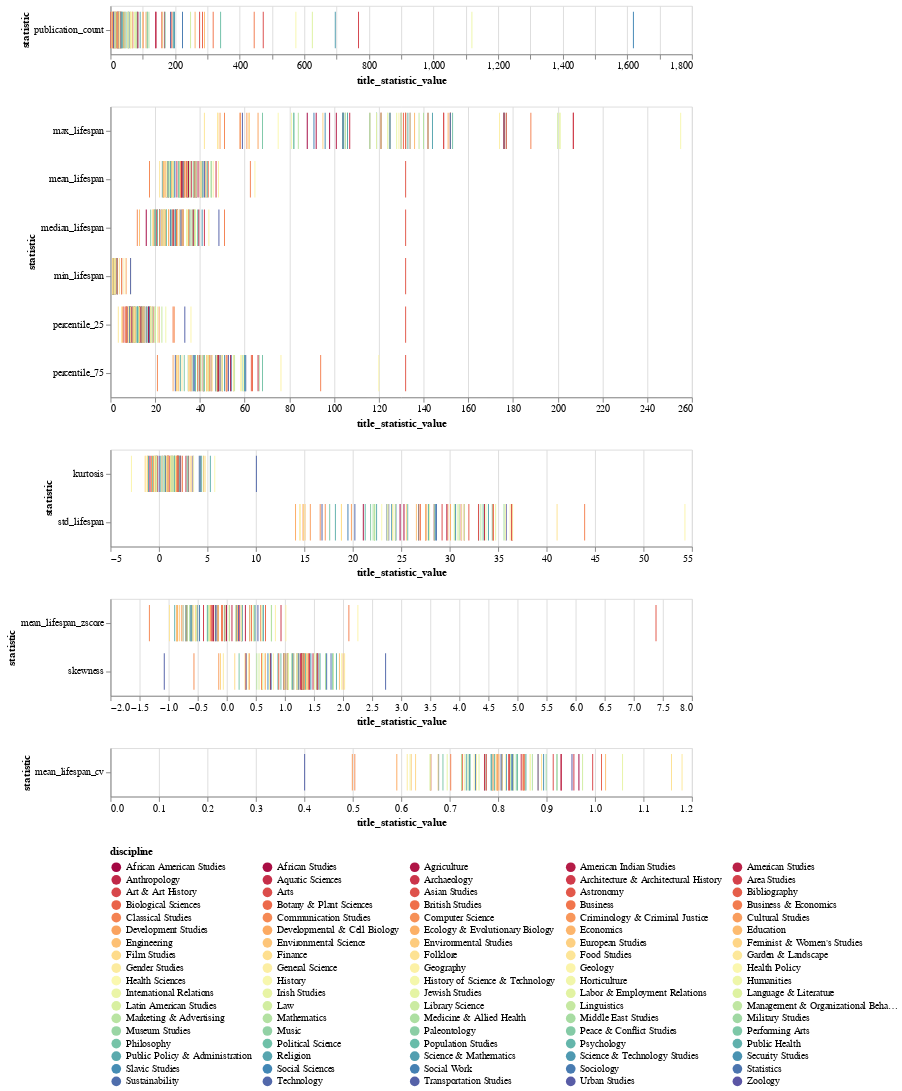

Notebook code for this chart:
### Code cell
melted_title_discipline_stats = pd.melt(title_discipline_stats, id_vars=['discipline',], value_vars=['mean_lifespan', 'median_lifespan', 'std_lifespan', 'min_lifespan', 'max_lifespan', 'percentile_25', 'percentile_75', 'skewness', 'kurtosis', 'publication_count', 'mean_lifespan_zscore', 'mean_lifespan_cv'], var_name='statistic', value_name='title_statistic_value')

title_grouped_columns = group_columns_by_data_type(title_discipline_stats)

title_strip_plot = create_statistic_striplot(melted_title_discipline_stats, title_grouped_columns, 'title_statistic_value', 'discipline')
title_strip_plot

### Figure 1 — Vega-Lite specification as saved in the notebook (floating-point values rounded to 4 significant figures; data arrays with more than 128 entries replaced by an {"elided": "..."} marker saying what was removed)
{"$schema": "https://vega.github.io/schema/vega-lite/v5.6.1.json", "config": {"legend": {"columns": 5, "orient": "bottom", "symbolLimit": 1000}, "view": {"continuousHeight": 300, "continuousWidth": 300}}, "datasets": {"data-66897f7c37c71ac35b4de6d012b1be27": [{"discipline": "Garden & Landscape", "statistic": "publication_count", "title_statistic_value": 11}, {"discipline": "Folklore", "statistic": "publication_count", "title_statistic_value": 31}, {"discipline": "Irish Studies", "statistic": "publication_count", "title_statistic_value": 64}, {"discipline": "Engineering", "statistic": "publication_count", "title_statistic_value": 23}, {"discipline": "Bibliography", "statistic": "publication_count", "title_statistic_value": 33}, {"discipline": "Art & Art History", "statistic": "publication_count", "title_statistic_value": 276}, {"discipline": "Law", "statistic": "publication_count", "title_statistic_value": 248}, {"discipline": "African American Studies", "statistic": "publication_count", "title_statistic_value": 31}, {"discipline": "Architecture & Architectural History", "statistic": "publication_count", "title_statistic_value": 69}, {"discipline": "Zoology", "statistic": "publication_count", "title_statistic_value": 83}, {"discipline": "American Studies", "statistic": "publication_count", "title_statistic_value": 140}, {"discipline": "Anthropology", "statistic": "publication_count", "title_statistic_value": 141}, {"discipline": "Library Science", "statistic": "publication_count", "title_statistic_value": 27}, {"discipline": "Peace & Conflict Studies", "statistic": "publication_count", "title_statistic_value": 114}, {"discipline": "Arts", "statistic": "publication_count", "title_statistic_value": 473}, {"discipline": "Military Studies", "statistic": "publication_count", "title_statistic_value": 38}, {"discipline": "Security Studies", "statistic": "publication_count", "title_statistic_value": 198}, {"discipline": "Finance", "statistic": "publication_count", "title_statistic_value": 55}, {"discipline": "Environmental Science", "statistic": "publication_count", "title_statistic_value": 62}, {"discipline": "Urban Studies", "statistic": "publication_count", "title_statistic_value": 24}, {"discipline": "Mathematics", "statistic": "publication_count", "title_statistic_value": 119}, {"discipline": "International Relations", "statistic": "publication_count", "title_statistic_value": 161}, {"discipline": "History", "statistic": "publication_count", "title_statistic_value": 574}, {"discipline": "Science & Mathematics", "statistic": "publication_count", "title_statistic_value": 696}, {"discipline": "Museum Studies", "statistic": "publication_count", "title_statistic_value": 18}, {"discipline": "Biological Sciences", "statistic": "publication_count", "title_statistic_value": 285}, {"discipline": "Communication Studies", "statistic": "publication_count", "title_statistic_value": 13}, {"discipline": "British Studies", "statistic": "publication_count", "title_statistic_value": 16}, {"discipline": "Aquatic Sciences", "statistic": "publication_count", "title_statistic_value": 26}, {"discipline": "Geology", "statistic": "publication_count", "title_statistic_value": 5}, {"discipline": "Political Science", "statistic": "publication_count", "title_statistic_value": 341}, {"discipline": "Paleontology", "statistic": "publication_count", "title_statistic_value": 14}, {"discipline": "Medicine & Allied Health", "statistic": "publication_count", "title_statistic_value": 194}, {"discipline": "Language & Literature", "statistic": "publication_count", "title_statistic_value": 625}, {"discipline": "Sustainability", "statistic": "publication_count", "title_statistic_value": 186}, {"discipline": "Social Sciences", "statistic": "publication_count", "title_statistic_value": 1619}, {"discipline": "Middle East Studies", "statistic": "publication_count", "title_statistic_value": 83}, {"discipline": "Humanities", "statistic": "publication_count", "title_statistic_value": 1119}, {"discipline": "Area Studies", "statistic": "publication_count", "title_statistic_value": 768}, {"discipline": "Asian Studies", "statistic": "publication_count", "title_statistic_value": 190}, {"discipline": "Slavic Studies", "statistic": "publication_count", "title_statistic_value": 33}, {"discipline": "Health Sciences", "statistic": "publication_count", "title_statistic_value": 99}, {"discipline": "Psychology", "statistic": "publication_count", "title_statistic_value": 48}, {"discipline": "Ecology & Evolutionary Biology", "statistic": "publication_count", "title_statistic_value": 110}, {"discipline": "Technology", "statistic": "publication_count", "title_statistic_value": 24}, {"discipline": "Development Studies", "statistic": "publication_count", "title_statistic_value": 40}, {"discipline": "Business", "statistic": "publication_count", "title_statistic_value": 318}, {"discipline": "Economics", "statistic": "publication_count", "title_statistic_value": 262}, {"discipline": "Education", "statistic": "publication_count", "title_statistic_value": 291}, {"discipline": "Management & Organizational Behavior", "statistic": "publication_count", "title_statistic_value": 60}, {"discipline": "Population Studies", "statistic": "publication_count", "title_statistic_value": 44}, {"discipline": "Business & Economics", "statistic": "publication_count", "title_statistic_value": 445}, {"discipline": "Botany & Plant Sciences", "statistic": "publication_count", "title_statistic_value": 159}, {"discipline": "General Science", "statistic": "publication_count", "title_statistic_value": 67}, {"discipline": "Religion", "statistic": "publication_count", "title_statistic_value": 196}, {"discipline": "Public Health", "statistic": "publication_count", "title_statistic_value": 92}, {"discipline": "American Indian Studies", "statistic": "publication_count", "title_statistic_value": 10}, {"discipline": "European Studies", "statistic": "publication_count", "title_statistic_value": 23}, {"discipline": "Statistics", "statistic": "publication_count", "title_statistic_value": 57}, {"discipline": "Archaeology", "statistic": "publication_count", "title_statistic_value": 167}, {"discipline": "Labor & Employment Relations", "statistic": "publication_count", "title_statistic_value": 34}, {"discipline": "Geography", "statistic": "publication_count", "title_statistic_value": 53}, {"discipline": "Sociology", "statistic": "publication_count", "title_statistic_value": 223}, {"discipline": "Health Policy", "statistic": "publication_count", "title_statistic_value": 63}, {"discipline": "Philosophy", "statistic": "publication_count", "title_statistic_value": 169}, {"discipline": "Music", "statistic": "publication_count", "title_statistic_value": 114}, {"discipline": "Science & Technology Studies", "statistic": "publication_count", "title_statistic_value": 29}, {"discipline": "Linguistics", "statistic": "publication_count", "title_statistic_value": 80}, {"discipline": "Public Policy & Administration", "statistic": "publication_count", "title_statistic_value": 55}, {"discipline": "History of Science & Technology", "statistic": "publication_count", "title_statistic_value": 55}, {"discipline": "Criminology & Criminal Justice", "statistic": "publication_count", "title_statistic_value": 21}, {"discipline": "African Studies", "statistic": "publication_count", "title_statistic_value": 85}, {"discipline": "Marketing & Advertising", "statistic": "publication_count", "title_statistic_value": 16}, {"discipline": "Classical Studies", "statistic": "publication_count", "title_statistic_value": 101}, {"discipline": "Jewish Studies", "statistic": "publication_count", "title_statistic_value": 75}, {"discipline": "Performing Arts", "statistic": "publication_count", "title_statistic_value": 38}, {"discipline": "Social Work", "statistic": "publication_count", "title_statistic_value": 35}, {"discipline": "Film Studies", "statistic": "publication_count", "title_statistic_value": 28}, {"discipline": "Agriculture", "statistic": "publication_count", "title_statistic_value": 21}, {"discipline": "Food Studies", "statistic": "publication_count", "title_statistic_value": 5}, {"discipline": "Latin American Studies", "statistic": "publication_count", "title_statistic_value": 77}, {"discipline": "Feminist & Women's Studies", "statistic": "publication_count", "title_statistic_value": 45}, {"discipline": "Environmental Studies", "statistic": "publication_count", "title_statistic_value": 23}, {"discipline": "Horticulture", "statistic": "publication_count", "title_statistic_value": 12}, {"discipline": "Gender Studies", "statistic": "publication_count", "title_statistic_value": 29}, {"discipline": "Developmental & Cell Biology", "statistic": "publication_count", "title_statistic_value": 7}, {"discipline": "Computer Science", "statistic": "publication_count", "title_statistic_value": 7}, {"discipline": "Cultural Studies", "statistic": "publication_count", "title_statistic_value": 20}, {"discipline": "Transportation Studies", "statistic": "publication_count", "title_statistic_value": 10}, {"discipline": "Astronomy", "statistic": "publication_count", "title_statistic_value": 1}], "data-8e4624428aa086076bd0a647d88f64a9": {"elided": "540 records"}, "data-bbf080315bc3225519224603a898f919": {"elided": "180 records"}, "data-de386397a8112986782506eb8639288a": [{"discipline": "Garden & Landscape", "statistic": "mean_lifespan_cv", "title_statistic_value": 1.18}, {"discipline": "Folklore", "statistic": "mean_lifespan_cv", "title_statistic_value": 1.158}, {"discipline": "Irish Studies", "statistic": "mean_lifespan_cv", "title_statistic_value": 1.057}, {"discipline": "Engineering", "statistic": "mean_lifespan_cv", "title_statistic_value": 1.022}, {"discipline": "Bibliography", "statistic": "mean_lifespan_cv", "title_statistic_value": 1.014}, {"discipline": "Art & Art History", "statistic": "mean_lifespan_cv", "title_statistic_value": 0.9953}, {"discipline": "Law", "statistic": "mean_lifespan_cv", "title_statistic_value": 0.9745}, {"discipline": "African American Studies", "statistic": "mean_lifespan_cv", "title_statistic_value": 0.9669}, {"discipline": "Architecture & Architectural History", "statistic": "mean_lifespan_cv", "title_statistic_value": 0.9565}, {"discipline": "Zoology", "statistic": "mean_lifespan_cv", "title_statistic_value": 0.9526}, {"discipline": "American Studies", "statistic": "mean_lifespan_cv", "title_statistic_value": 0.9305}, {"discipline": "Anthropology", "statistic": "mean_lifespan_cv", "title_statistic_value": 0.9299}, {"discipline": "Library Science", "statistic": "mean_lifespan_cv", "title_statistic_value": 0.9217}, {"discipline": "Peace & Conflict Studies", "statistic": "mean_lifespan_cv", "title_statistic_value": 0.9216}, {"discipline": "Arts", "statistic": "mean_lifespan_cv", "title_statistic_value": 0.9138}, {"discipline": "Military Studies", "statistic": "mean_lifespan_cv", "title_statistic_value": 0.8992}, {"discipline": "Security Studies", "statistic": "mean_lifespan_cv", "title_statistic_value": 0.894}, {"discipline": "Finance", "statistic": "mean_lifespan_cv", "title_statistic_value": 0.8899}, {"discipline": "Environmental Science", "statistic": "mean_lifespan_cv", "title_statistic_value": 0.8827}, {"discipline": "Urban Studies", "statistic": "mean_lifespan_cv", "title_statistic_value": 0.8825}, {"discipline": "Mathematics", "statistic": "mean_lifespan_cv", "title_statistic_value": 0.8708}, {"discipline": "International Relations", "statistic": "mean_lifespan_cv", "title_statistic_value": 0.8665}, {"discipline": "History", "statistic": "mean_lifespan_cv", "title_statistic_value": 0.8661}, {"discipline": "Science & Mathematics", "statistic": "mean_lifespan_cv", "title_statistic_value": 0.8574}, {"discipline": "Museum Studies", "statistic": "mean_lifespan_cv", "title_statistic_value": 0.8558}, {"discipline": "Biological Sciences", "statistic": "mean_lifespan_cv", "title_statistic_value": 0.854}, {"discipline": "Communication Studies", "statistic": "mean_lifespan_cv", "title_statistic_value": 0.8522}, {"discipline": "British Studies", "statistic": "mean_lifespan_cv", "title_statistic_value": 0.8515}, {"discipline": "Aquatic Sciences", "statistic": "mean_lifespan_cv", "title_statistic_value": 0.8477}, {"discipline": "Geology", "statistic": "mean_lifespan_cv", "title_statistic_value": 0.8403}, {"discipline": "Political Science", "statistic": "mean_lifespan_cv", "title_statistic_value": 0.8401}, {"discipline": "Paleontology", "statistic": "mean_lifespan_cv", "title_statistic_value": 0.8376}, {"discipline": "Medicine & Allied Health", "statistic": "mean_lifespan_cv", "title_statistic_value": 0.8321}, {"discipline": "Language & Literature", "statistic": "mean_lifespan_cv", "title_statistic_value": 0.831}, {"discipline": "Sustainability", "statistic": "mean_lifespan_cv", "title_statistic_value": 0.8301}, {"discipline": "Social Sciences", "statistic": "mean_lifespan_cv", "title_statistic_value": 0.8282}, {"discipline": "Middle East Studies", "statistic": "mean_lifespan_cv", "title_statistic_value": 0.8259}, {"discipline": "Humanities", "statistic": "mean_lifespan_cv", "title_statistic_value": 0.8245}, {"discipline": "Area Studies", "statistic": "mean_lifespan_cv", "title_statistic_value": 0.8234}, {"discipline": "Asian Studies", "statistic": "mean_lifespan_cv", "title_statistic_value": 0.8219}, {"discipline": "Slavic Studies", "statistic": "mean_lifespan_cv", "title_statistic_value": 0.8171}, {"discipline": "Health Sciences", "statistic": "mean_lifespan_cv", "title_statistic_value": 0.8151}, {"discipline": "Psychology", "statistic": "mean_lifespan_cv", "title_statistic_value": 0.8083}, {"discipline": "Ecology & Evolutionary Biology", "statistic": "mean_lifespan_cv", "title_statistic_value": 0.8082}, {"discipline": "Technology", "statistic": "mean_lifespan_cv", "title_statistic_value": 0.8062}, {"discipline": "Development Studies", "statistic": "mean_lifespan_cv", "title_statistic_value": 0.8018}, {"discipline": "Business", "statistic": "mean_lifespan_cv", "title_statistic_value": 0.7989}, {"discipline": "Economics", "statistic": "mean_lifespan_cv", "title_statistic_value": 0.7984}, {"discipline": "Education", "statistic": "mean_lifespan_cv", "title_statistic_value": 0.7962}, {"discipline": "Management & Organizational Behavior", "statistic": "mean_lifespan_cv", "title_statistic_value": 0.7932}, {"discipline": "Population Studies", "statistic": "mean_lifespan_cv", "title_statistic_value": 0.7924}, {"discipline": "Business & Economics", "statistic": "mean_lifespan_cv", "title_statistic_value": 0.7893}, {"discipline": "Botany & Plant Sciences", "statistic": "mean_lifespan_cv", "title_statistic_value": 0.789}, {"discipline": "General Science", "statistic": "mean_lifespan_cv", "title_statistic_value": 0.789}, {"discipline": "Religion", "statistic": "mean_lifespan_cv", "title_statistic_value": 0.7869}, {"discipline": "Public Health", "statistic": "mean_lifespan_cv", "title_statistic_value": 0.7855}, {"discipline": "American Indian Studies", "statistic": "mean_lifespan_cv", "title_statistic_value": 0.7758}, {"discipline": "European Studies", "statistic": "mean_lifespan_cv", "title_statistic_value": 0.7748}, {"discipline": "Statistics", "statistic": "mean_lifespan_cv", "title_statistic_value": 0.7726}, {"discipline": "Archaeology", "statistic": "mean_lifespan_cv", "title_statistic_value": 0.7719}, {"discipline": "Labor & Employment Relations", "statistic": "mean_lifespan_cv", "title_statistic_value": 0.7607}, {"discipline": "Geography", "statistic": "mean_lifespan_cv", "title_statistic_value": 0.7555}, {"discipline": "Sociology", "statistic": "mean_lifespan_cv", "title_statistic_value": 0.7532}, {"discipline": "Health Policy", "statistic": "mean_lifespan_cv", "title_statistic_value": 0.7507}, {"discipline": "Philosophy", "statistic": "mean_lifespan_cv", "title_statistic_value": 0.7422}, {"discipline": "Music", "statistic": "mean_lifespan_cv", "title_statistic_value": 0.7412}, {"discipline": "Science & Technology Studies", "statistic": "mean_lifespan_cv", "title_statistic_value": 0.7405}, {"discipline": "Linguistics", "statistic": "mean_lifespan_cv", "title_statistic_value": 0.7378}, {"discipline": "Public Policy & Administration", "statistic": "mean_lifespan_cv", "title_statistic_value": 0.7344}, {"discipline": "History of Science & Technology", "statistic": "mean_lifespan_cv", "title_statistic_value": 0.7311}, {"discipline": "Criminology & Criminal Justice", "statistic": "mean_lifespan_cv", "title_statistic_value": 0.7268}, {"discipline": "African Studies", "statistic": "mean_lifespan_cv", "title_statistic_value": 0.725}, {"discipline": "Marketing & Advertising", "statistic": "mean_lifespan_cv", "title_statistic_value": 0.7246}, {"discipline": "Classical Studies", "statistic": "mean_lifespan_cv", "title_statistic_value": 0.7023}, {"discipline": "Jewish Studies", "statistic": "mean_lifespan_cv", "title_statistic_value": 0.695}, {"discipline": "Performing Arts", "statistic": "mean_lifespan_cv", "title_statistic_value": 0.6862}, {"discipline": "Social Work", "statistic": "mean_lifespan_cv", "title_statistic_value": 0.6773}, {"discipline": "Film Studies", "statistic": "mean_lifespan_cv", "title_statistic_value": 0.6762}, {"discipline": "Agriculture", "statistic": "mean_lifespan_cv", "title_statistic_value": 0.6611}, {"discipline": "Food Studies", "statistic": "mean_lifespan_cv", "title_statistic_value": 0.661}, {"discipline": "Latin American Studies", "statistic": "mean_lifespan_cv", "title_statistic_value": 0.6595}, {"discipline": "Feminist & Women's Studies", "statistic": "mean_lifespan_cv", "title_statistic_value": 0.6298}, {"discipline": "Environmental Studies", "statistic": "mean_lifespan_cv", "title_statistic_value": 0.6207}, {"discipline": "Horticulture", "statistic": "mean_lifespan_cv", "title_statistic_value": 0.6183}, {"discipline": "Gender Studies", "statistic": "mean_lifespan_cv", "title_statistic_value": 0.6125}, {"discipline": "Developmental & Cell Biology", "statistic": "mean_lifespan_cv", "title_statistic_value": 0.591}, {"discipline": "Computer Science", "statistic": "mean_lifespan_cv", "title_statistic_value": 0.5043}, {"discipline": "Cultural Studies", "statistic": "mean_lifespan_cv", "title_statistic_value": 0.4992}, {"discipline": "Transportation Studies", "statistic": "mean_lifespan_cv", "title_statistic_value": 0.4008}, {"discipline": "Astronomy", "statistic": "mean_lifespan_cv", "title_statistic_value": null}], "data-f66caaa8326069f5d131a35235fc6541": {"elided": "180 records"}}, "params": [{"bind": "legend", "name": "param_11", "select": {"fields": ["discipline"], "type": "point"}, "views": ["view_11"]}, {"bind": "legend", "name": "param_12", "select": {"fields": ["discipline"], "type": "point"}, "views": ["view_12"]}, {"bind": "legend", "name": "param_13", "select": {"fields": ["discipline"], "type": "point"}, "views": ["view_13"]}, {"bind": "legend", "name": "param_14", "select": {"fields": ["discipline"], "type": "point"}, "views": ["view_14"]}, {"bind": "legend", "name": "param_15", "select": {"fields": ["discipline"], "type": "point"}, "views": ["view_15"]}], "vconcat": [{"data": {"name": "data-66897f7c37c71ac35b4de6d012b1be27"}, "encoding": {"color": {"field": "discipline", "scale": {"scheme": "spectral"}, "type": "nominal"}, "opacity": {"condition": {"param": "param_11", "value": 1}, "value": 0.2}, "tooltip": [{"field": "discipline", "type": "nominal"}, {"field": "statistic", "type": "nominal"}, {"field": "title_statistic_value", "type": "quantitative"}], "x": {"field": "title_statistic_value", "type": "quantitative"}, "y": {"field": "statistic", "type": "nominal"}}, "height": 50, "mark": {"type": "tick"}, "name": "view_11", "width": 600}, {"data": {"name": "data-8e4624428aa086076bd0a647d88f64a9"}, "encoding": {"color": {"field": "discipline", "scale": {"scheme": "spectral"}, "type": "nominal"}, "opacity": {"condition": {"param": "param_12", "value": 1}, "value": 0.2}, "tooltip": [{"field": "discipline", "type": "nominal"}, {"field": "statistic", "type": "nominal"}, {"field": "title_statistic_value", "type": "quantitative"}], "x": {"field": "title_statistic_value", "type": "quantitative"}, "y": {"field": "statistic", "type": "nominal"}}, "height": 300, "mark": {"type": "tick"}, "name": "view_12", "width": 600}, {"data": {"name": "data-f66caaa8326069f5d131a35235fc6541"}, "encoding": {"color": {"field": "discipline", "scale": {"scheme": "spectral"}, "type": "nominal"}, "opacity": {"condition": {"param": "param_13", "value": 1}, "value": 0.2}, "tooltip": [{"field": "discipline", "type": "nominal"}, {"field": "statistic", "type": "nominal"}, {"field": "title_statistic_value", "type": "quantitative"}], "x": {"field": "title_statistic_value", "type": "quantitative"}, "y": {"field": "statistic", "type": "nominal"}}, "height": 100, "mark": {"type": "tick"}, "name": "view_13", "width": 600}, {"data": {"name": "data-bbf080315bc3225519224603a898f919"}, "encoding": {"color": {"field": "discipline", "scale": {"scheme": "spectral"}, "type": "nominal"}, "opacity": {"condition": {"param": "param_14", "value": 1}, "value": 0.2}, "tooltip": [{"field": "discipline", "type": "nominal"}, {"field": "statistic", "type": "nominal"}, {"field": "title_statistic_value", "type": "quantitative"}], "x": {"field": "title_statistic_value", "type": "quantitative"}, "y": {"field": "statistic", "type": "nominal"}}, "height": 100, "mark": {"type": "tick"}, "name": "view_14", "width": 600}, {"data": {"name": "data-de386397a8112986782506eb8639288a"}, "encoding": {"color": {"field": "discipline", "scale": {"scheme": "spectral"}, "type": "nominal"}, "opacity": {"condition": {"param": "param_15", "value": 1}, "value": 0.2}, "tooltip": [{"field": "discipline", "type": "nominal"}, {"field": "statistic", "type": "nominal"}, {"field": "title_statistic_value", "type": "quantitative"}], "x": {"field": "title_statistic_value", "type": "quantitative"}, "y": {"field": "statistic", "type": "nominal"}}, "height": 50, "mark": {"type": "tick"}, "name": "view_15", "width": 600}]}
